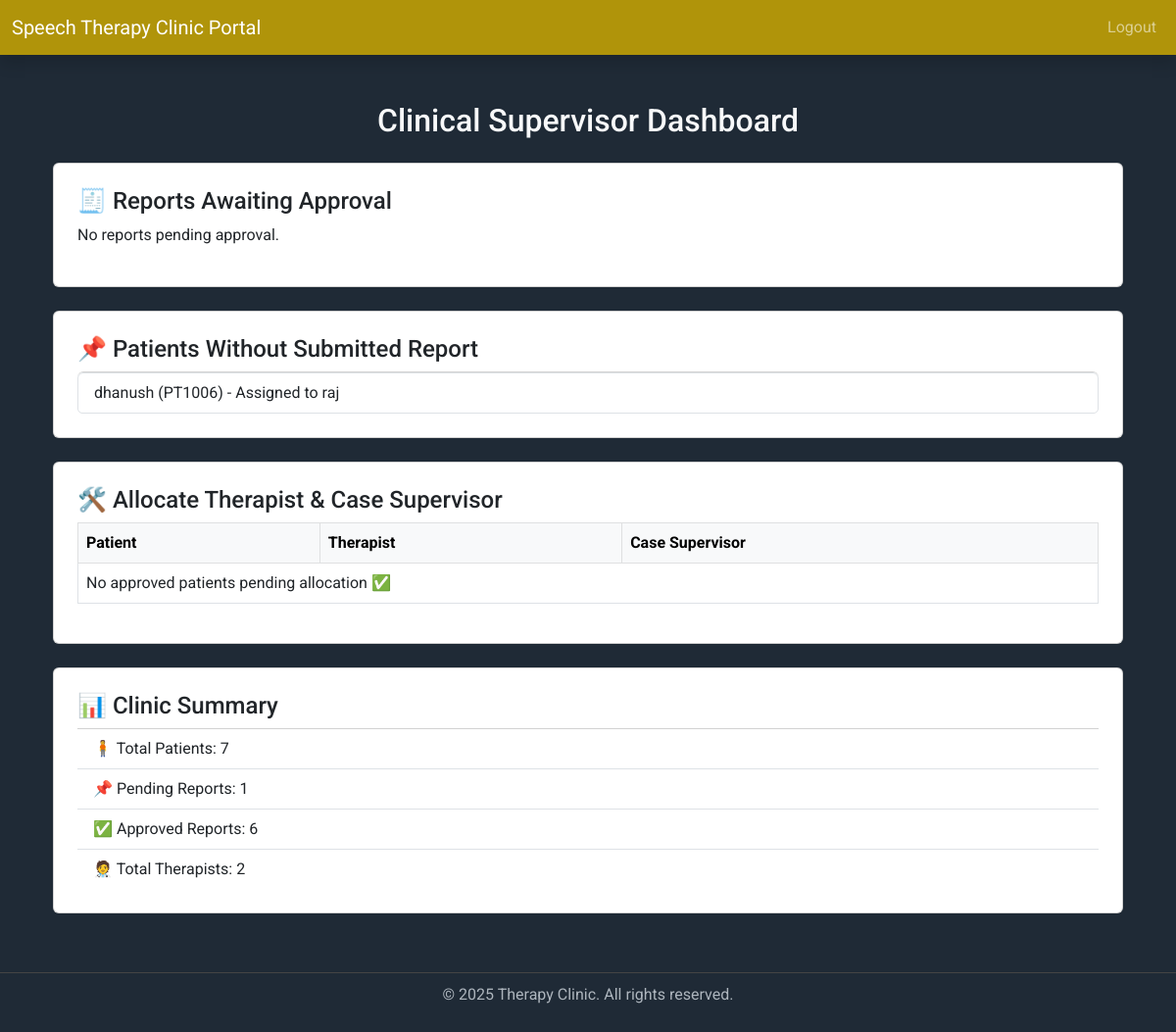
/clinical_supervisor_dashboard/ (signed in), run on the app's committed database.
### core/models.py (models this page shows, shortened)
class Patient(models.Model):
    GENDER_CHOICES = [
        ('M', 'Male'),
        ('F', 'Female'),
        ('O', 'Other'),
    ]
    name = models.CharField(max_length=100)
    age = models.IntegerField()
    gender = models.CharField(max_length=1, choices=GENDER_CHOICES)
    phone = models.CharField(max_length=15)
    patient_id = models.CharField(max_length=10, unique=True, blank=True)
    is_first_time = models.BooleanField(default=True)
    therapist = models.ForeignKey(User, on_delete=models.SET_NULL, null=True, blank=True)
    created_at = models.DateTimeField(auto_now_add=True)
    final_therapist = models.ForeignKey(User, on_delete=models.SET_NULL, null=True, blank=True, related_name='final_therapist')
    case_supervisor = models.ForeignKey(User, on_delete=models.SET_NULL, null=True, blank=True, related_name='case_supervisor')
    rating = models.IntegerField(blank=True, null=True)

### core/views.py (the view, shortened to what this page needs)
# urls.py: path('clinical_supervisor_dashboard/', views.clinical_supervisor_dashboard, name='clinical_supervisor_dashboard'),
@login_required
def clinical_supervisor_dashboard(request):
    reports_pending = PreAssessmentReport.objects.filter(
        Q(approved=False) & (Q(feedback__isnull=True) | Q(feedback=''))
    )
    pending_reports = Patient.objects.filter(
        therapist__isnull=False,
        preassessmentreport__isnull=True
    )
    approved_reports = PreAssessmentReport.objects.filter(approved=True)
    patients_to_allocate = Patient.objects.filter(
        preassessmentreport__in=approved_reports,
        final_therapist__isnull=True
    )
    case_supervisors = User.objects.filter(profile__role='case_supervisor')
    therapists = User.objects.filter(profile__role='therapist')
    summary = {
        'total_patients': Patient.objects.count(),
        'pending_reports': pending_reports.count(),
        'approved_reports': approved_reports.count(),
        'therapist_count': therapists.count(),
    }
    return render(request, 'clinical_supervisor_dashboard.html', {
        'reports_pending': reports_pending,
        'pending_reports': pending_reports,
        'patients_to_allocate': patients_to_allocate,
        'case_supervisors': case_supervisors,
        'therapists': therapists,
        'summary': summary,
    })

### core/templates/clinical_supervisor_dashboard.html (shortened to what this page needs)
{% extends 'base.html' %}
{% block content %}
<div class="container mt-5">
    <h2 class="text-center mb-4">Clinical Supervisor Dashboard</h2>
    <div class="card p-4 mb-4">
        <h4>🧾 Reports Awaiting Approval</h4>
        {% if reports_pending %}
            {% for report in reports_pending %}
                <div class="border p-3 mb-3">
                    <h5>{{ report.patient.name }}'s Report</h5>
                    <p><strong>Submitted by:</strong> {{ report.therapist.username }}</p>
                    <p>{{ report.report_text }}</p>
                    <form method="POST" class="mt-2">
                        {% csrf_token %}
                        <input type="hidden" name="report_id" value="{{ report.id }}">
                        <div class="mb-2">
                            <textarea name="feedback" class="form-control" rows="2" placeholder="Feedback (if rejecting)"></textarea>
                        </div>
                        <button name="action" value="approve" class="btn btn-success btn-sm me-2">✅ Approve</button>
                        <button name="action" value="reject" class="btn btn-danger btn-sm">❌ Reject</button>
                    </form>
                </div>
            {% endfor %}
        {% else %}
            <p>No reports pending approval.</p>
        {% endif %}
    </div>
    <div class="card p-4 mb-4">
        <h4>📌 Patients Without Submitted Report</h4>
        <ul class="list-group">
            {% for p in pending_reports %}
                <li class="list-group-item">
                    {{ p.name }} ({{ p.patient_id }}) - Assigned to {{ p.therapist.username }}
                </li>
            {% empty %}
                <li class="list-group-item">All reports submitted ✅</li>
            {% endfor %}
        </ul>
    </div>
    <div class="card p-4 mb-4">
        <h4>🛠️ Allocate Therapist & Case Supervisor</h4>
        <form method="POST" action="">
            <div class="table-responsive">
                <table class="table table-bordered">
                    <thead class="table-light">
                        <tr>
                            <th>Patient</th>
                            <th>Therapist</th>
                            <th>Case Supervisor</th>
                        </tr>
                    </thead>
                    <tbody>
                        {% for patient in patients_to_allocate %}
                            <tr>
                                <td>{{ patient.name }} ({{ patient.patient_id }})</td>
                                <td>
                                    <select name="therapist_{{ patient.id }}" class="form-select form-select-sm" required>
                                        <option value="">-- Select --</option>
                                        {% for t in therapists %}
                                            <option value="{{ t.id }}">{{ t.username }}</option>
                                        {% endfor %}
                                    </select>
                                </td>
                                <td>
                                    <select name="case_supervisor_{{ patient.id }}" class="form-select form-select-sm" required>
                                        <option value="">-- Select --</option>
                                        {% for c in case_supervisors %}
                                            <option value="{{ c.id }}">{{ c.username }}</option>
                                        {% endfor %}
                                    </select>
                                </td>
                            </tr>
                        {% empty %}
                            <tr>
                                <td colspan="3">No approved patients pending allocation ✅</td>
                            </tr>
                        {% endfor %}
                    </tbody>
                </table>
            </div>
        </form>
    </div>
    <div class="card p-4 mb-4">
        <h4>📊 Clinic Summary</h4>
        <ul class="list-group list-group-flush">
            <li class="list-group-item">🧍 Total Patients: {{ summary.total_patients }}</li>
            <li class="list-group-item">📌 Pending Reports: {{ summary.pending_reports }}</li>
            <li class="list-group-item">✅ Approved Reports: {{ summary.approved_reports }}</li>
            <li class="list-group-item">🧑‍⚕️ Total Therapists: {{ summary.therapist_count }}</li>
        </ul>
    </div>
</div>
{% endblock %}

### core/templates/base.html (style rules this page uses)
body { font-family: 'Roboto', sans-serif; }
body { background-color: #1f2a36; color: #f8f9fa; }

### data on the page
Patient: name "dhanush", patient_id "PT1006", therapist.username "raj"

### other printed values
{{ summary.total_patients }} "7"
{{ summary.pending_reports }} "1"
{{ summary.approved_reports }} "6"
{{ summary.therapist_count }} "2"
